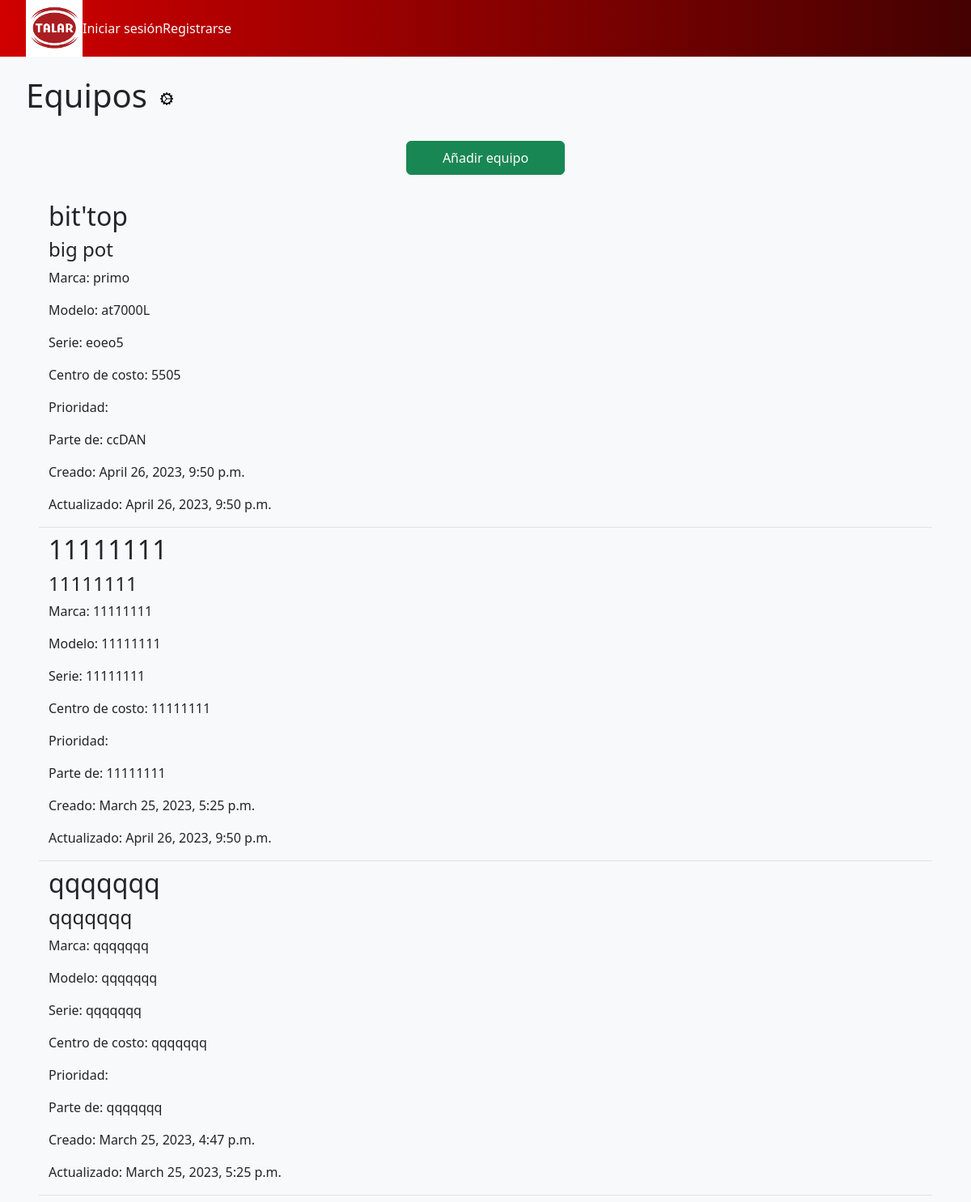
Before: /equipos/ with the older database file.
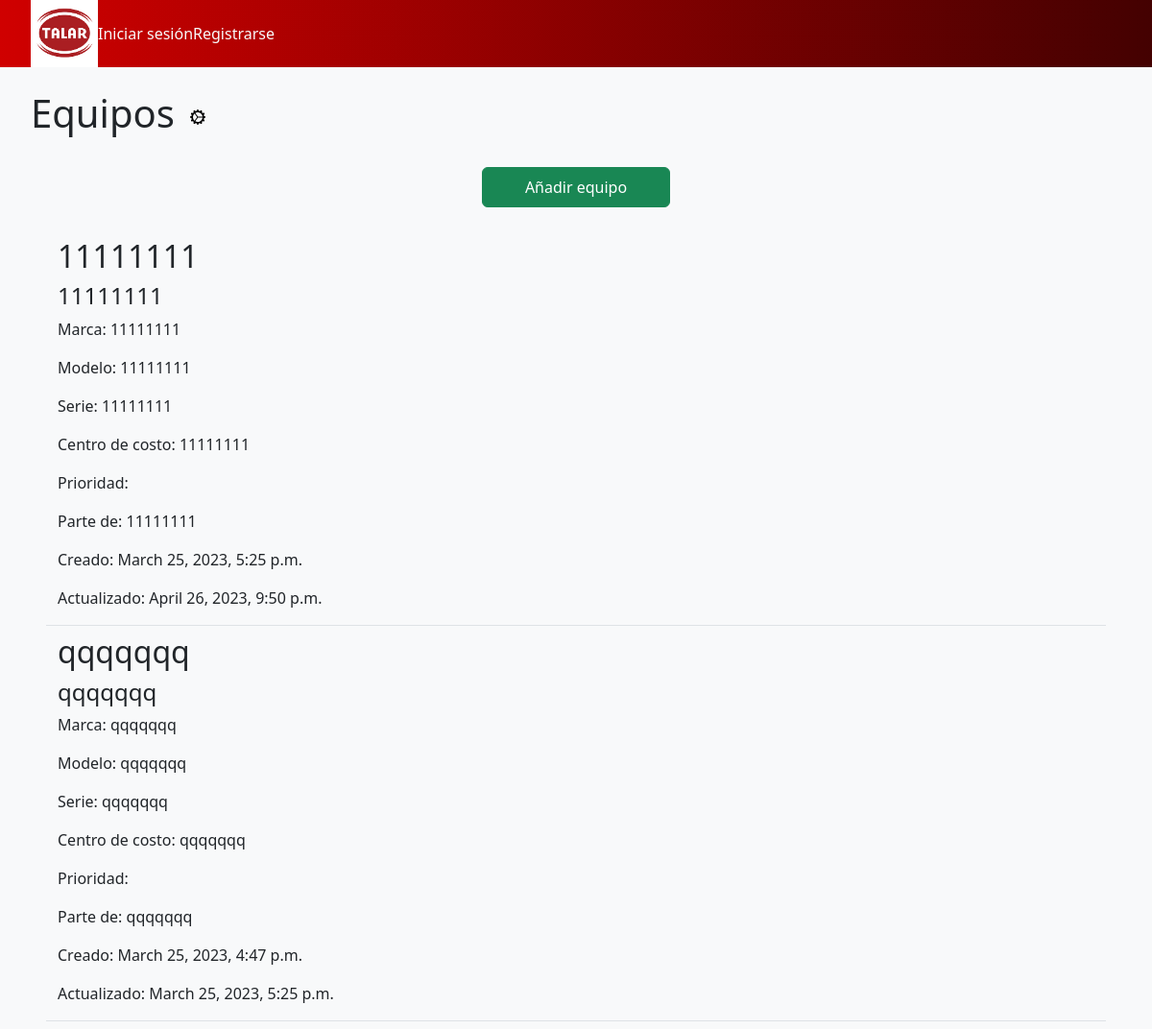
After: the same page with the newer database file.
### base/models.py (models this page shows, shortened)
class Equipo(models.Model):
    updated = models.DateTimeField(auto_now=True)
    created = models.DateTimeField(auto_now_add=True)
    nombre = models.CharField(max_length=200)
    marca = models.CharField(max_length=200)
    modelo = models.CharField(max_length=200)
    serie = models.CharField(max_length=200)
    codigo = models.CharField(max_length=200)
    centroCosto = models.CharField(max_length=200)
    prioridad = models.CharField(max_length=200)
    parteDe = models.CharField(max_length=200)

### base/views.py (the view)
# urls.py: path('equipos/', views.equipos),
def equipos(request):
    lista_equipos = Equipo.objects.order_by('-created')
    return render(request, "equipos.html", {"equipos": lista_equipos})

### templates/equipos.html (shortened to what this page needs)
{% extends 'layouts/main.html' %} {%block content%}
<div class="">
    <div class="mx-4 pt-4 d-flex">
        <h1 class="mx-2">Equipos</h1>
        <img class="mx-2" src="../static/images/equipo-logo.svg" alt="incidente-logo">
    </div>
    <div class="container-fluid pt-4 d-flex justify-content-center">
        <a class="btn btn-success mx-5 mb-4 py-2 col-2" href="../equipo"> Añadir equipo </a>
    </div>
    {% for e in equipos %}
    <div class="mx-5 my-2 border-bottom row d-flex">
        <div>
            <h2>{{e.codigo}}</h2>
            <h4>{{e.nombre}}</h4>
            <p>Marca: {{e.marca}}</p>
            <p>Modelo: {{e.modelo}}</p>
            <p>Serie: {{e.serie}}</p>
            <p>Centro de costo: {{e.centroCosto}}</p>
            <p>Prioridad: {{e.propridad}}</p>
            <p>Parte de: {{e.parteDe}}</p>
            <p>Creado: {{e.created}}</p>
            <p>Actualizado: {{e.updated}}</p>
        </div>
    </div>
    {% endfor %} {%endblock%}

Changed rows visible on the page:
removed Equipo: codigo "bit'top", nombre "big pot", marca "primo", modelo "at7000L", serie "eoeo5", centroCosto "5505", parteDe "ccDAN", created "April 26, 2023, 9:50 p.m.", updated "April 26, 2023, 9:50 p.m."
